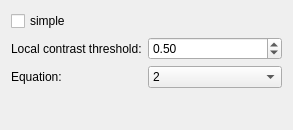
<?xml version="1.0" encoding="UTF-8"?>
<ui version="4.0">
 <class>Ashikhmin02OperatorConfigurationWidget</class>
 <widget class="QWidget" name="Ashikhmin02OperatorConfigurationWidget">
  <property name="geometry">
   <rect>
    <x>0</x>
    <y>0</y>
    <width>293</width>
    <height>130</height>
   </rect>
  </property>
  <layout class="QGridLayout" name="gridLayout">
   <item row="0" column="0">
    <widget class="QCheckBox" name="simple">
     <property name="text">
      <string>simple</string>
     </property>
    </widget>
   </item>
   <item row="1" column="0" colspan="2">
    <layout class="QFormLayout" name="formLayout">
     <item row="0" column="0">
      <widget class="QLabel" name="label">
       <property name="text">
        <string>Local contrast threshold:</string>
       </property>
      </widget>
     </item>
     <item row="0" column="1">
      <widget class="QDoubleSpinBox" name="localContrast">
       <property name="maximum">
        <double>10.000000000000000</double>
       </property>
       <property name="singleStep">
        <double>0.100000000000000</double>
       </property>
       <property name="value">
        <double>0.500000000000000</double>
       </property>
      </widget>
     </item>
     <item row="1" column="0">
      <widget class="QLabel" name="label_2">
       <property name="text">
        <string>Equation:</string>
       </property>
      </widget>
     </item>
     <item row="1" column="1">
      <widget class="QComboBox" name="equation">
       <item>
        <property name="text">
         <string>2</string>
        </property>
       </item>
       <item>
        <property name="text">
         <string>4</string>
        </property>
       </item>
      </widget>
     </item>
    </layout>
   </item>
   <item row="2" column="1">
    <spacer>
     <property name="orientation">
      <enum>Qt::Vertical</enum>
     </property>
     <property name="sizeHint" stdset="0">
      <size>
       <width>20</width>
       <height>40</height>
      </size>
     </property>
    </spacer>
   </item>
  </layout>
 </widget>
 <resources/>
 <connections/>
</ui>
